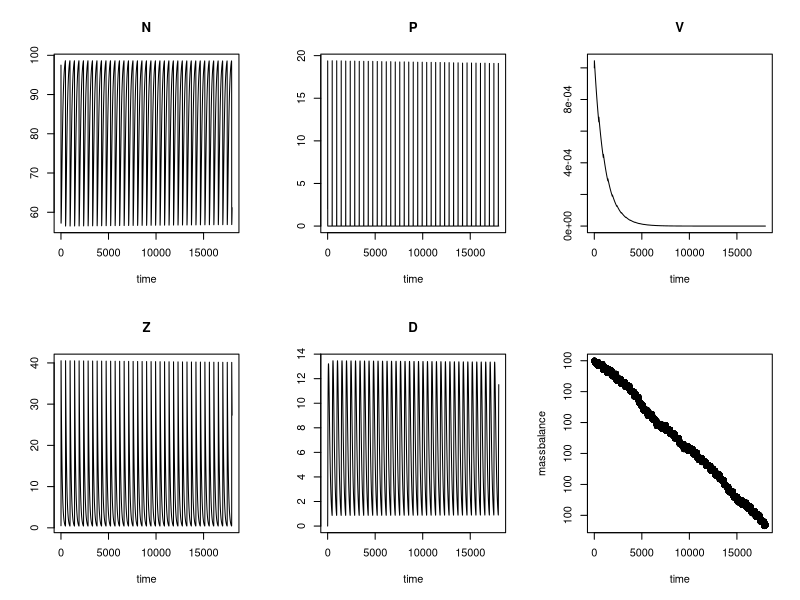
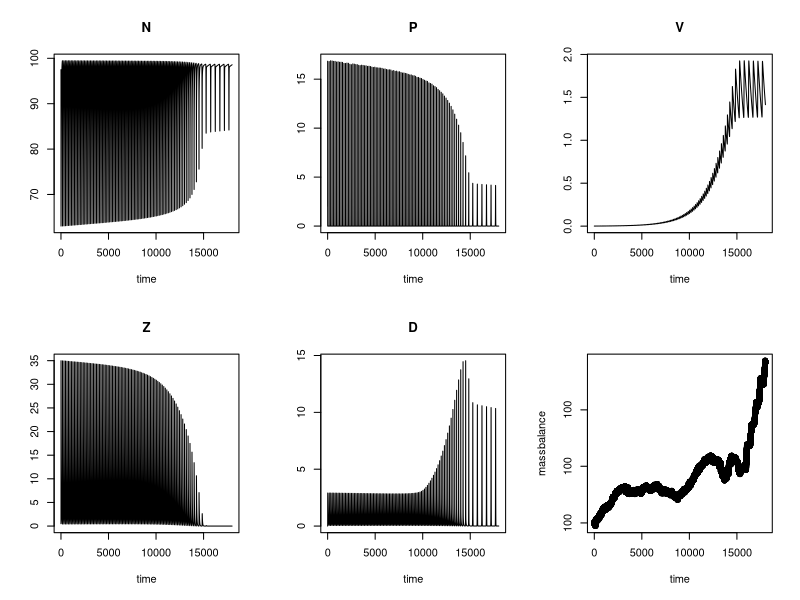
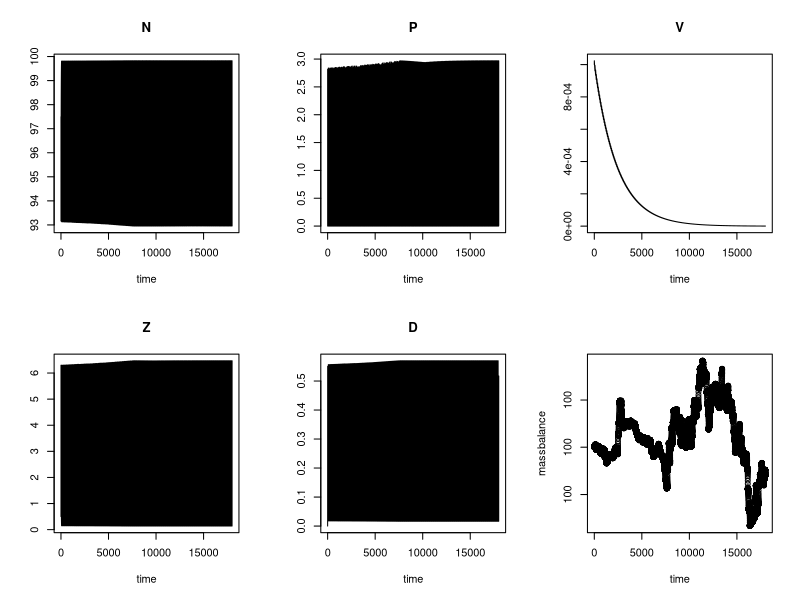

Generate these figures, in order, with R:
#install.packages("deSolve")
library (deSolve)
library(ggplot2)

#####BUILDING A NVPDZ model###########

# The model (i. e. the right hand side of the ODE)
model = function(t, state, parameters) {
  with(as.list(c(state, parameters)),{
    dN <- e*D - mu*P*(N/(N+kN))
    dP <- mu*P*(N/(N+kN)) - I*P*V - gz*P*Z - mp*P
    dV <- deltaV*I*P*V - mv*V
    dZ <- gz*P*Z - Z*mz
    dD <- mp*P+ Z*mz + V*mv + (1-deltaV)*I*P*V - e*D
    list(c(dN, dP, dV, dZ, dD))         #returns a list of equations
  })
}

# Parameters and their values
parameter<- c( e=0.014 ,      #Remineralization rate
               mu=0.45 ,      #Phytoplankton maximum growth rate
               kN=0.3 ,       #Half-saturation constant
               mp=0.008 ,     #Phytoplankton mortality
               I=0.06  ,      #infection rate
               gz=0.05 ,      #grazing rate 
               deltaV=0.01 , #virus production
               mv=0.001 ,     #Virus mortality
               mz=0.01        #Zooplankton mortality
)

parameter2<- c( e=0.3 ,      #Remineralization rate
                mu=0.8 ,     #Phytoplankton maximum growth rate
                kN=0.4 ,     #Half-saturation constant
                mp=0.01 ,    #Phytoplankton mortality
                I=0.5  ,     #infection rate
                gz=0.1 ,    #grazing rate 
                deltaV=0.01 ,#virus production
                mv=0.001 ,   #Virus mortality
                mz=0.03      #Zooplankton mortality
)

parameter3<- c( e=0.6 ,      #Remineralization rate
                mu=1.2 ,     #Phytoplankton maximum growth rate
                kN=0.5 ,     #Half-saturation constant
                mp=0.06 ,    #Phytoplankton mortality
                I=0.67  ,     #infection rate
                gz=0.69 ,    #grazing rate 
                deltaV=0.01 ,#virus production
                mv=0.001 ,   #Virus mortality
                mz=0.06      #Zooplankton mortality
)




initial_condition = c(N=97.499, P=2, V=0.001, Z=0.5, D=0) #####initial conditions of state variables


# Numerical method
numerical_method = "lsoda"

time = seq(0, 18000, by=0.2)

require(deSolve)

solution1 = ode(initial_condition, time, model, parameter, numerical_method)


plot(solution1)


# check for mass balance
solutiondf1 <-as.data.frame(solution1)
N<-solutiondf1$N
P<-solutiondf1$P
V<-solutiondf1$V
Z<-solutiondf1$Z
D<-solutiondf1$D
massbalance = N+P+Z+V+D
plot(time, massbalance)


 
solution2 = ode(initial_condition, time, model, parameter2, numerical_method)

plot(solution2)



# check for mass balance
solutiondf2 <-as.data.frame(solution2)
N<-solutiondf2$N
P<-solutiondf2$P
V<-solutiondf2$V
Z<-solutiondf2$Z
D<-solutiondf2$D
massbalance = N+P+Z+V+D
plot(time, massbalance)

solution3 = ode(initial_condition, time, model, parameter3, numerical_method)

plot(solution3)



# check for mass balance
solutiondf3 <-as.data.frame(solution3)
N<-solutiondf3$N
P<-solutiondf3$P
V<-solutiondf3$V
Z<-solutiondf3$Z
D<-solutiondf3$D
massbalance = N+P+Z+V+D
plot(time, massbalance)


b1<-ggplot()+ geom_path(data=solutiondf1, aes(x=time, y=V, col = "red"),na.rm = TRUE)+ geom_path(data=solutiondf2, aes(x=time, y=V, col ="green"),na.rm = TRUE)+ geom_path(data=solutiondf3, aes(x=time, y=V, col ="black"),na.rm = TRUE)
